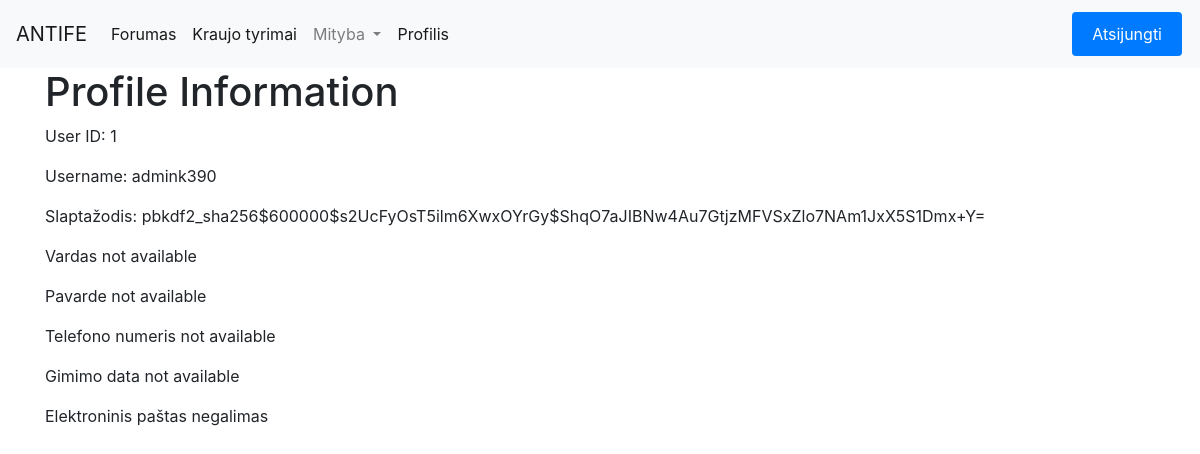
Page /profilis/ (signed in) on the earlier database version.
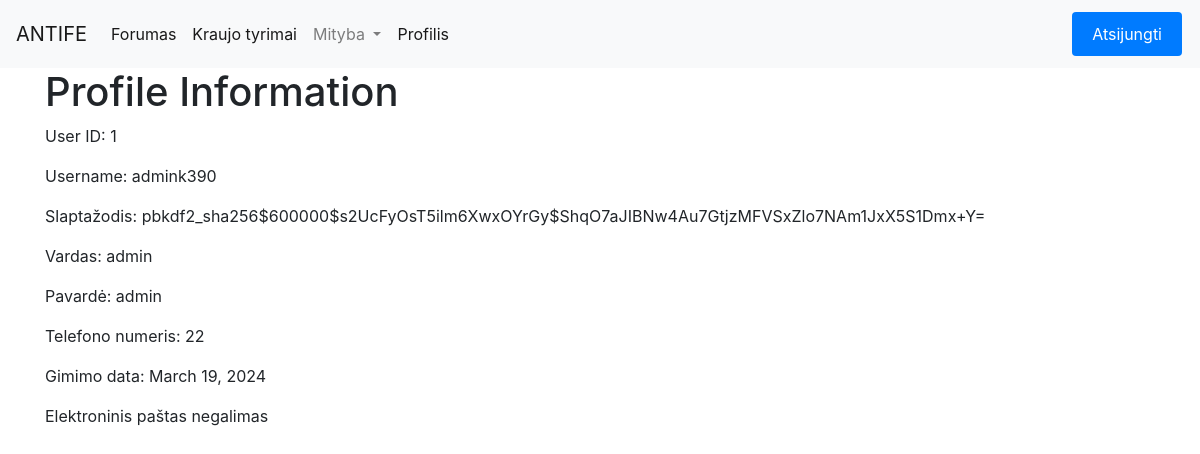
Same page on the later database version.
### homepage/models.py (models this page shows)
class Naudotojai(models.Model):
    user = models.OneToOneField(User, on_delete=models.CASCADE, default=None)
    vardas = models.CharField(max_length=255)
    pavarde = models.CharField(max_length=255)
    telefonas = models.CharField(max_length=255)
    el_pastas = models.CharField(max_length=255)
    gimimo_data = models.DateField()
    level = models.IntegerField()
    last_login = models.DateTimeField(null=True, blank=True)

### Profilis/views.py (the view)
# urls.py: path('', views.profilisview, name='profilisview'),
def profilisview(request):
    user_id = None
    username = None
    vardas = None
    pavarde = None
    telefonas = None
    gimimo_Data = None
    el_pastas = None
    password =  None
    if request.user.is_authenticated:
        user_id = request.user.id
        username = request.user.username
        el_pastas = request.user.email
        password = request.user.password
        try:
            naudotojas = Naudotojai.objects.get(user=request.user)
            vardas = naudotojas.vardas
            pavarde = naudotojas.pavarde
            telefonas = naudotojas.telefonas
            gimimo_Data = naudotojas.gimimo_data
        except Naudotojai.DoesNotExist:
            pass
    context = {
        'user_id': user_id,
        'username': username,
        'password': password,
        'vardas' : vardas,
        'pavarde': pavarde,
        'telefonas': telefonas,
        'gimimo_Data': gimimo_Data,
        'el_pastas': el_pastas,
    }
    return render(request, 'Profilis.html', context)

### Profilis/templates/Profilis.html (shortened to what this page needs)
{% extends 'base.html' %}
{% block content %}
    <h1>Profile Information</h1>
    {% if user_id %}
        <p>User ID: {{ user_id }}</p>
    {% else %}
        <p>User ID not available</p>
    {% endif %}
    {% if username %}
        <p>Username: {{ username }}</p>
    {% else %}
        <p>Username not available</p>
    {% endif %}
    {% if password %}
        <p>Slaptažodis: {{ password }}</p>
    {% else %}
        <p>Slaptažodis not available</p>
    {% endif %}
    {% if vardas %}
        <p>Vardas: {{ vardas }}</p>
    {% else %}
        <p>Vardas not available</p>
    {% endif %}
    {% if pavarde %}
        <p>Pavardė: {{ pavarde }}</p>
    {% else %}
        <p>Pavarde not available</p>
    {% endif %}
    {% if telefonas %}
        <p>Telefono numeris: {{ telefonas }}</p>
    {% else %}
        <p>Telefono numeris not available</p>
    {% endif %}
    {% if gimimo_Data %}
        <p>Gimimo data: {{ gimimo_Data }}</p>
    {% else %}
        <p>Gimimo data not available</p>
    {% endif %}
    {% if el_pastas %}
        <p>Elektroninis paštas: {{ el_pastas }}</p>
    {% else %}
        <p>Elektroninis paštas negalimas</p>
    {% endif %}
{% endblock %}

Differences in the rows shown:
added Naudotojai: vardas "admin", pavarde "admin", telefonas "22", gimimo_data "March 19, 2024"
Other differences:
text no longer shown: "Vardas not available Pavarde not available Telefono numeris not available Gimimo data not available"
text now shown: "Vardas: Pavardė: Telefono numeris: Gimimo data:"
